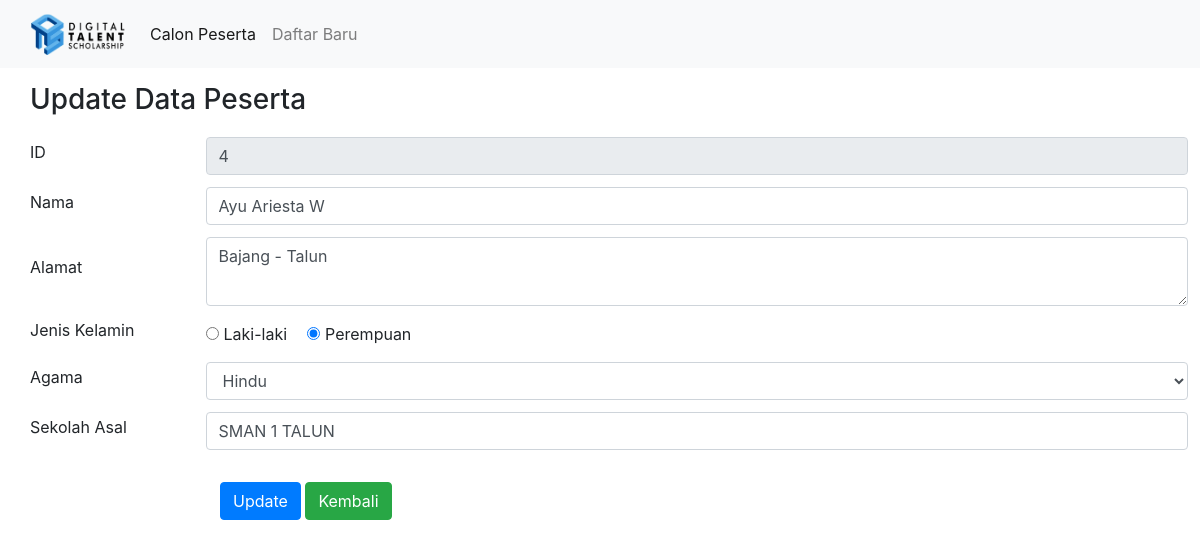
Page /edit.php?idsiswa=4 on the committed database.
### tables this page shows
CREATE TABLE `tbsiswa` (
  `id_siswa` int(11) NOT NULL,
  `nama_siswa` varchar(50) NOT NULL,
  `alamat` varchar(150) NOT NULL,
  `jenis_kelamin` enum('Laki-laki','Perempuan') NOT NULL,
  `agama` varchar(15) NOT NULL,
  `sekolah_asal` varchar(50) NOT NULL
);

### edit.php (the view, shortened to what this page needs)
<!DOCTYPE html>
<html lang="en">
    <head>
        <link rel="stylesheet" href="https://maxcdn.bootstrapcdn.com/bootstrap/4.3.1/css/bootstrap.min.css">
        <link rel="stylesheet" href="style.css">
      </head>
    <body>
      <nav class="navbar navbar-expand-lg navbar-light bg-light">
        <div class="container-fluid">
          <a class="navbar-brand" href="index.php">
          <img src="images\dts-logo.png"  width="95" height="42" halt="logo-dts">
          </a>
          <div class="collapse navbar-collapse" id="navbarNavAltMarkup">
            <div class="navbar-nav">
              <a class="nav-link active" aria-current="page" href="pendaftar.php">Calon Peserta</a>
              <a class="nav-link" href="form-pendaftaran.php">Daftar Baru</a>
            </div>
          </div>
        </div>
      </nav>
      <div class="container-fluid-1" style=" margin-left: 30px;">
        <h3 style="margin-top: 15px;  margin-bottom: 20px">Update Data Peserta</h3>
        <?php
            include 'koneksi.php';
            $idsiswa = $_GET['idsiswa'];
            $tampil = mysqli_query($db, "SELECT * from tbsiswa WHERE id_siswa='$idsiswa'");
            while($data = mysqli_fetch_array($tampil)){
        ?>
        <form action="update.php" method="post" class="form">
          <div class="form-wrapper" >
            <label  class="label-input">ID</label>
            <input type="text" class="form-control" name="ID" value="<?php echo $data['id_siswa'];?>" readonly>
          </div>
          <div class="form-wrapper" >
            <label  class="label-input">Nama</label>
            <input type="text" class="form-control" name="updateNama" value="<?php echo $data['nama_siswa']; ?>">
          </div>
          <div class="form-wrapper">
            <label class="label-comment">Alamat</label>
            <textarea name="updateAlamat" id="" class="form-control" style="height: 69px"><?php echo $data['alamat'] ?></textarea>
          </div>
          <div class="form-wrapper">
            <label class="label-input" >Jenis Kelamin</label>
              <input type="radio" name="updateJK" value="Laki-laki" style="margin-right: 5px" <?php if($data['jenis_kelamin']=='Laki-laki') echo 'checked'?>>Laki-laki
              <input type="radio" name="updateJK" value="Perempuan" style="margin-right: 5px; margin-left: 20px" <?php if($data['jenis_kelamin']=='Perempuan') echo 'checked'?>>Perempuan
          </div>
          <div class="form-wrapper">
            <label>Agama</label>
            <select class="form-control" name="updateAgama">
              <?php
                if ($data['agama'] == "Hindu") echo "<option value='Hindu' selected>Hindu</option>";
                else echo "<option value='Hindu'>Hindu</option>";
               ?>
            </select>
          </div>
          <div class="form-wrapper">
            <label for="" class="label-input">Sekolah Asal</label>
            <input type="text" class="form-control" name="updateSekolah" value="<?php echo $data['sekolah_asal']; ?>">
          </div>
          <button type="submit" class="btn btn-primary" name="update" value="update">Update</button>
          <a class="btn btn-success" href="beranda.php" role="button">Kembali</a>
        </form>
        <?php
            }
        ?>
    </div>
    </body>
</html>

### style.css (style rules this page uses)
.form-wrapper { display: flex; align-items: center; margin-bottom: 12px; }
.form-wrapper label { width: 15%; }
.form-control { width: 84%; }
.btn-primary { margin-left: 190px; }
.btn { margin-top: 20px; }

### rows in the picture
tbsiswa: ID "4", updateNama "Ayu Ariesta W", updateAlamat "Bajang - Talun", jenis_kelamin "☑", updateAgama "Hindu", updateSekolah "SMAN 1 TALUN"
